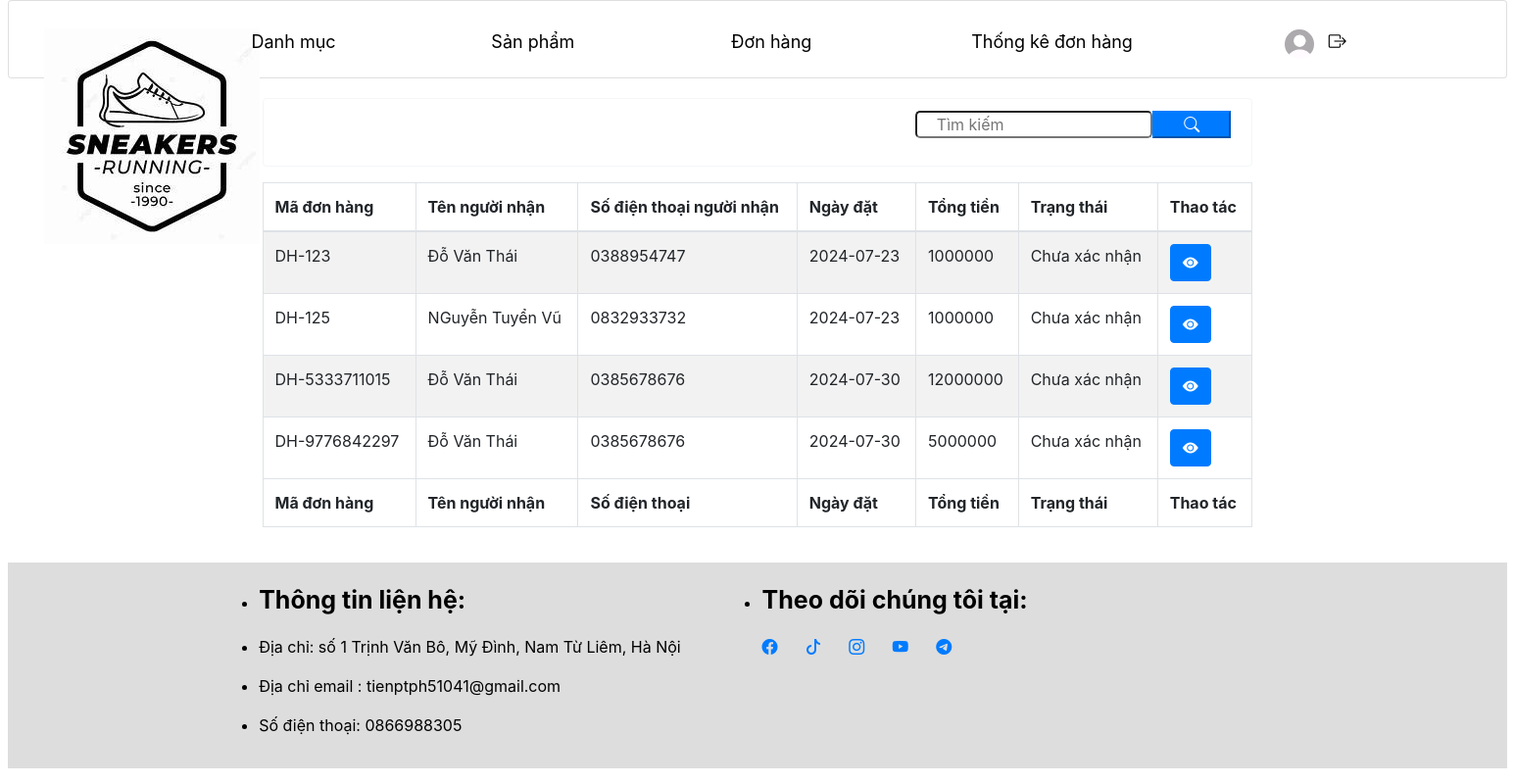
The page /admin/?act=danh-sach-don-hang (signed in) on the database its author committed.
### tables this page shows
CREATE TABLE `don_hangs` (
  `id` int NOT NULL,
  `ma_don_hang` varchar(20) NOT NULL,
  `tai_khoan_id` int NOT NULL,
  `ten_nguoi_nhan` varchar(50) NOT NULL,
  `email_nguoi_nhan` varchar(200) DEFAULT NULL,
  `sdt_nguoi_nhan` varchar(10) NOT NULL,
  `ngay_dat` date NOT NULL,
  `tong_tien` decimal(10,0) NOT NULL,
  `ghi_chu` varchar(255) NOT NULL,
  `phuong_thuc_thanh_toan_id` int NOT NULL,
  `trang_thai_id` int NOT NULL,
  `dia_chi_nguoi_nhan` text NOT NULL
);

CREATE TABLE `trang_thai_don_hangs` (
  `id` int NOT NULL,
  `ten_trang_thai` varchar(255) NOT NULL
);

### admin/controllers/adminDonHangController.php (called while the page is built, shortened)
<?php
class adminDonHangController
{
    public $modelDonHang;
    public function __construct()
    {
        $this->modelDonHang = new modelDonHang;
    }
    public function danhSachDonHang()
    {
            if($_SERVER['REQUEST_METHOD'] === 'POST'){
                $listSearch = $this->modelDonHang->getAllDonHang();
                $listDonHang = [];
                $search = $_POST['search'];
                foreach ($listSearch as $key => $value){
                        if(
                            strpos(strtolower($value['ma_don_hang']), strtolower($search)) !== false
                            || strpos(strtolower($value['ten_nguoi_nhan']), strtolower($search)) !== false
                            || strpos(strtolower($value['sdt_nguoi_nhan']), strtolower($search)) !== false
                        ){
                            $listDonHang[] = $value;
                        }
                }
            }else{
                $listDonHang = $this->modelDonHang->getAllDonHang();
            }
            require './views/donHang/danhSachDonHang.php';
    }
}

### commons/function.php (called while the page is built, shortened)
<?php
function connectDB() {
    $host = DB_HOST;
    $port = DB_PORT;
    $dbname = DB_NAME;
    try {
        $conn = new PDO("mysql:host=$host;port=$port;dbname=$dbname", DB_USERNAME, DB_PASSWORD);
        $conn->setAttribute(PDO::ATTR_ERRMODE, PDO::ERRMODE_EXCEPTION);
        $conn->setAttribute(PDO::ATTR_DEFAULT_FETCH_MODE, PDO::FETCH_ASSOC);
        return $conn;
    } catch (PDOException $e) {
        echo ("Connection failed: " . $e->getMessage());
    }
}

### admin/models/modelDonHang.php (called while the page is built, shortened)
<?php
class modelDonHang
{
    public $conn;
    public function __construct()
    {
        $this->conn = connectDB();
    }
    public function getAllDonHang()
    {
        try {
            $sql = "SELECT *,trang_thai_don_hangs.ten_trang_thai, don_hangs.id FROM don_hangs INNER JOIN trang_thai_don_hangs on trang_thai_don_hangs.id = don_hangs.trang_thai_id";
            $stmt = $this->conn->prepare($sql);
            $stmt->execute();
            return $stmt->fetchAll();
        } catch (Exception $e) {
            echo "ERROR" . $e->getMessage();
        }
    }
}

### admin/views/donHang/danhSachDonHang.php (the view)
<?php
require './views/layout/header.php';
require './views/layout/navbar.php';
?>
<div style="width: 1050px; margin:0px auto;" class="card-body">
  <div style="border:1px solid #f4f6f9" class=" form-group alert" >
    <div class="form-group col-md-12   ">
      <form action="<?= BASE_URL_ADMIN . '?act=danh-sach-don-hang' ?>" class="row" method="POST">
        <div class="col-md-8"></div>
        <input style="border-radius:5px; padding:0px 20px;" class="col-md-3" type="text" name="search" placeholder="Tìm kiếm">
        <button type="submit" class="search col-md-1  btn-primary"><i class="bi bi-search"></i></button>
      </form>
    </div>
  </div>
  <table id="example1" class="table table-bordered table-striped">
    <thead>
      <tr>
        <th>Mã đơn hàng</th>
        <th>Tên người nhận</th>
        <th>Số điện thoại người nhận</th>
        <th>Ngày đặt</th>
        <th>Tổng tiền</th>
        <th>Trạng thái</th>
        <th>Thao tác</th>
      </tr>
    </thead>
    <tbody>
      <?php foreach ($listDonHang as $key => $donHang) : ?>
        <tr>
          <td><?= $donHang['ma_don_hang'] ?></td>
          <td><?= $donHang['ten_nguoi_nhan'] ?></td>
          <td><?= $donHang['sdt_nguoi_nhan'] ?></td>
          <td><?= $donHang['ngay_dat'] ?></td>
          <td><?= $donHang['tong_tien'] ?></td>
          <td><?= $donHang['ten_trang_thai'] ?></td>
          <td>
            <div class="btn-group">
              <a href="<?= BASE_URL_ADMIN . '?act=chi-tiet-don-hang&don_hang_id=' . $donHang['id'] ?>">
                <button class="btn btn-primary"><i class="bi bi-eye-fill"></i></button></a>
            </div>
          </td>
        </tr>
      <?php endforeach; ?>
    </tbody>
    <tfoot>
      <tr>
        <th>Mã đơn hàng</th>
        <th>Tên người nhận</th>
        <th>Số điện thoại</th>
        <th>Ngày đặt</th>
        <th>Tổng tiền</th>
        <th>Trạng thái</th>
        <th>Thao tác</th>
      </tr>
    </tfoot>
  </table>
</div>
<?php require './views/layout/footer.php'; ?>

### admin/assets/css/styleMain.css (style rules this page uses)
* { padding: 0; margin: 0; text-decoration: none; }
body { width: auto; }

### rows shown on the page
don_hangs: ma_don_hang "DH-123", ten_nguoi_nhan "Đỗ Văn Thái", sdt_nguoi_nhan "0388954747", ngay_dat "2024-07-23", tong_tien "1000000", trang_thai_don_hangs.ten_trang_thai "Chưa xác nhận"
don_hangs: ma_don_hang "DH-125", ten_nguoi_nhan "NGuyễn Tuyển Vũ", sdt_nguoi_nhan "0832933732", ngay_dat "2024-07-23", tong_tien "1000000", trang_thai_don_hangs.ten_trang_thai "Chưa xác nhận"
don_hangs: ma_don_hang "DH-5333711015", ten_nguoi_nhan "Đỗ Văn Thái", sdt_nguoi_nhan "0385678676", ngay_dat "2024-07-30", tong_tien "12000000", trang_thai_don_hangs.ten_trang_thai "Chưa xác nhận"
don_hangs: ma_don_hang "DH-9776842297", ten_nguoi_nhan "Đỗ Văn Thái", sdt_nguoi_nhan "0385678676", ngay_dat "2024-07-30", tong_tien "5000000", trang_thai_don_hangs.ten_trang_thai "Chưa xác nhận"
